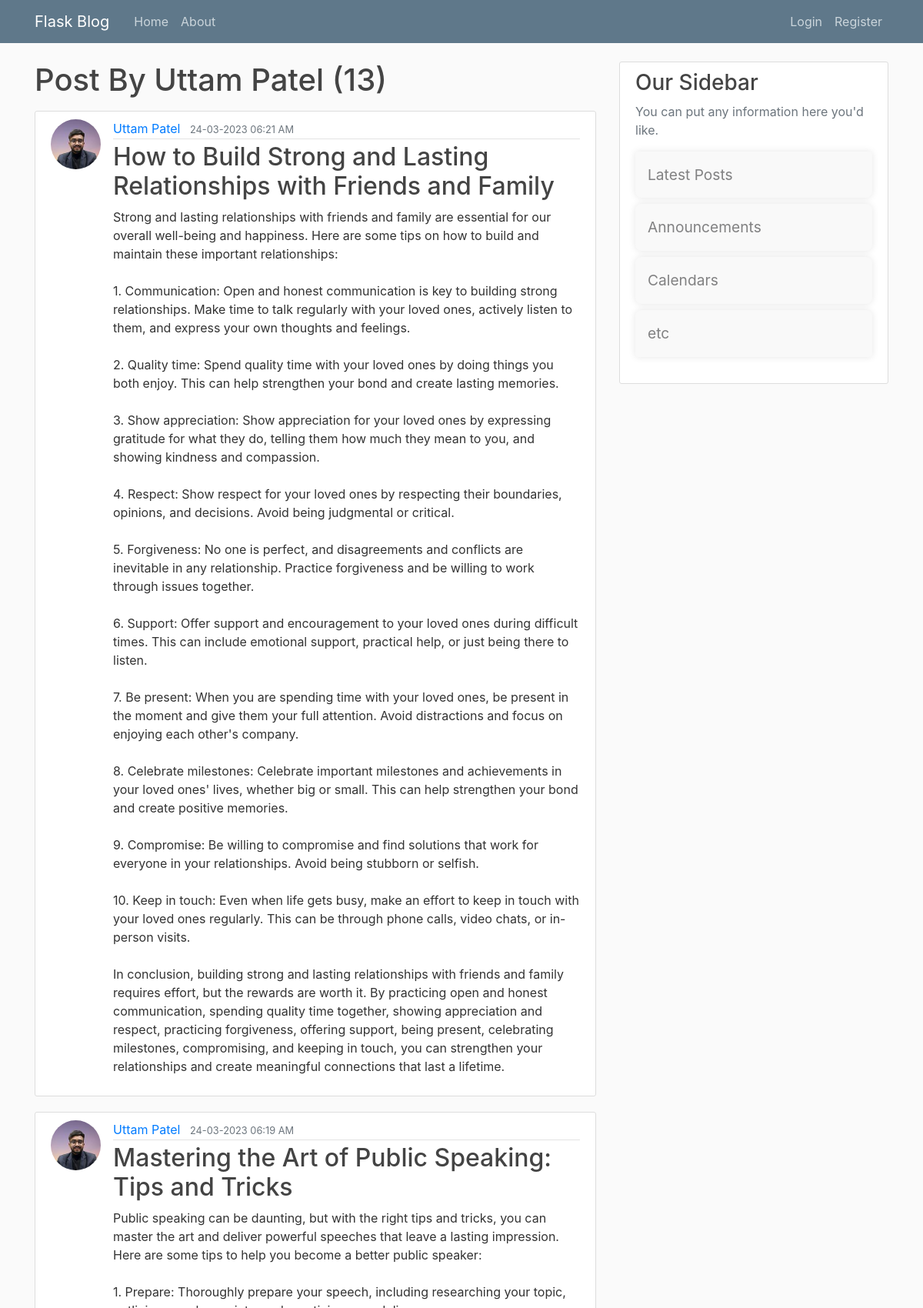
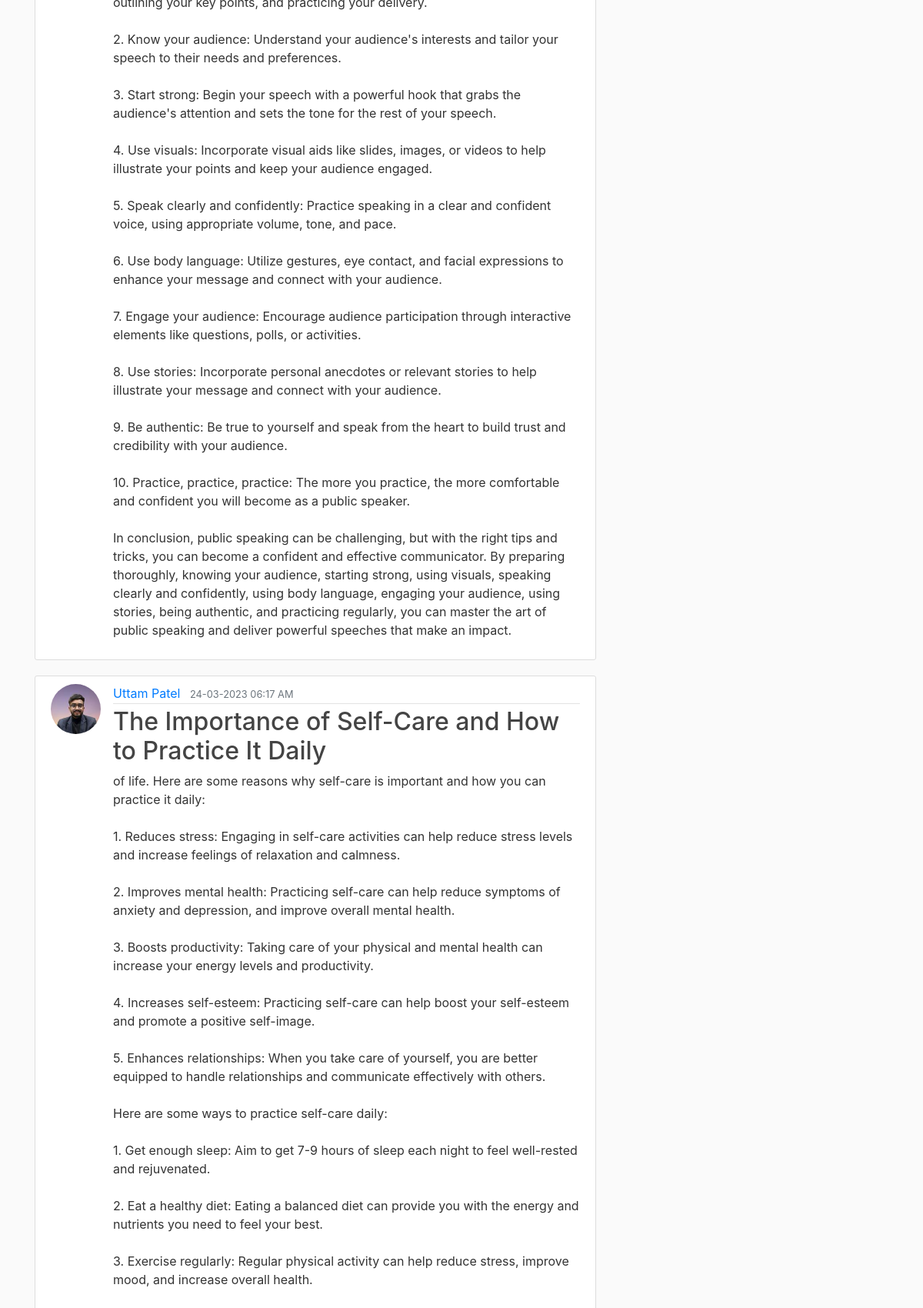
Screenshot of /user/Uttam Patel?page=2 (upper part) with the database file from the repository (2 pictures, top to bottom).
### flaskblog/models.py (models this page shows, shortened)
class User(db.Model,UserMixin):
    id = db.Column(db.Integer, primary_key=True)
    username = db.Column(db.String(20), unique=True, nullable=False)
    email = db.Column(db.String(120), unique=True, nullable=False)
    image_file = db.Column(db.String(20), nullable=False, default='default.png')
    password = db.Column(db.String(60), nullable=False)
    posts = db.relationship('Post', backref='author', lazy='dynamic')

class Post(db.Model):
    id = db.Column(db.Integer, primary_key=True)
    title = db.Column(db.String(100), nullable=False)
    content = db.Column(db.Text, nullable=False)
    date_posted = db.Column(db.DateTime, nullable=False, default=datetime.utcnow)
    user_id = db.Column(db.Integer, db.ForeignKey('user.id'), nullable=False)

### flaskblog/users/routes.py (the view)
@users.route("/user/<string:username>")
def user_posts(username):
    page = request.args.get('page', 1, type=int)
    user = User.query.filter_by(username=username).first_or_404()
    posts = Post.query.filter_by(author=user)\
        .order_by(Post.date_posted.desc())\
        .paginate(page=page, per_page=5)
    return render_template('user_posts.html', posts=posts, user=user)

### flaskblog/templates/user_posts.html (shortened to what this page needs)
{% extends 'layout.html' %}
{% block content %}
    <h1 class="mb-3">Post By {{ user.username }}  ({{ posts.total }})</h1>
    {% for post in posts.items %}
        <article class="media content-section">
            <img class="rounded-circle article-img" src="{{ url_for('static',filename='profile_pics/'+ post.author.image_file) }}" alt="">
            <div class="media-body">
            <div class="article-metadata">
                <a class="mr-2" href="{{ url_for('users.user_posts',username=post.author.username) }}">{{ post.author.username }}</a>
                <small class="text-muted">{{ post.date_posted.strftime('%d-%m-%Y  %I:%M %p') }}</small>
            </div>
            <h2><a class="article-title" href="{{ url_for('posts.post',post_id = post.id) }}">{{ post.title }}</a></h2>
            <p class="article-content">{{ post.content }}</p>
            </div>
        </article>
    {% endfor %}
{% endblock content %}

### flaskblog/static/main.css (style rules this page uses)
body { background: #fafafa; color: #333333; margin-top: 5rem; }
h1, h2, h3, h4, h5, h6 { color: #444444; }
a { text-decoration: none; }
.content-section { background: #ffffff; padding: 10px 20px; border: 1px solid #dddddd; border-radius: 3px; margin-bottom: 20px; }
.article-title { color: #444444; }
.article-content { white-space: pre-line; }
.article-img { height: 65px; width: 65px; margin-right: 16px; }
.article-metadata { padding-bottom: 1px; margin-bottom: 4px; border-bottom: 1px solid #e3e3e3 }

### rows the page displays
User: username "Uttam Patel"
Post: image_file (picture), author.username "Uttam Patel", date_posted "24-03-2023 06:21 AM", title "How to Build Strong and Lasting Relationships with Friends and Family", content "Strong and lasting relationships with friends and family are essential for our overall well-being and happiness. Here are some tips on how to build and maintain these important relationships: 1. Communication: Open and honest communication is key to building strong relationships. Make time to talk regularly with your loved ones, actively listen to them, and express your own thoughts and feelings. 2. Quality time: Spend quality time with your loved ones by doing things you both enjoy. This can help strengthen your bond and create lasting memories. 3. Show appreciation: Show appreciation for your loved ones by expressing gratitude for what they do, telling them how much they mean to you, and…"
Post: image_file (picture), author.username "Uttam Patel", date_posted "24-03-2023 06:19 AM", title "Mastering the Art of Public Speaking: Tips and Tricks", content "Public speaking can be daunting, but with the right tips and tricks, you can master the art and deliver powerful speeches that leave a lasting impression. Here are some tips to help you become a better public speaker: 1. Prepare: Thoroughly prepare your speech, including researching your topic, outlining your key points, and practicing your delivery. 2. Know your audience: Understand your audience's interests and tailor your speech to their needs and preferences. 3. Start strong: Begin your speech with a powerful hook that grabs the audience's attention and sets the tone for the rest of your speech. 4. Use visuals: Incorporate visual aids like slides, images, or videos to help illustrate…"
Post: image_file (picture), author.username "Uttam Patel", date_posted "24-03-2023 06:17 AM", title "The Importance of Self-Care and How to Practice It Daily"

### other values shown
{{ posts.total }} "13"
